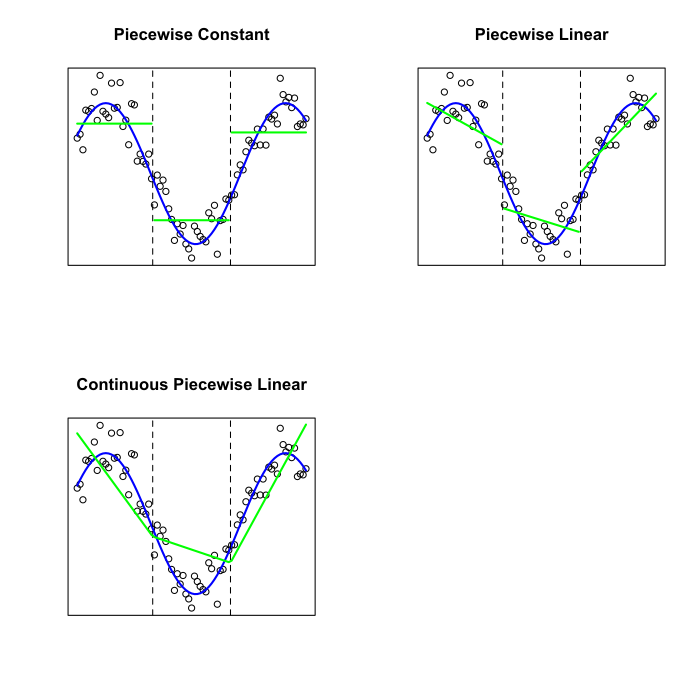

The script that drew this image:
# Generate data
x <- seq(-1, 7, by=0.1)
n <- length(x)
eps <- 0.2*rnorm(n)
y <- cos(x) + eps

quantiles <- quantile(x, probs = c(0.33, 0.67))
index1 <- x < quantiles[1]
x1 <- x[index1]
index2 <- (x >= quantiles[1])&(x < quantiles[2])
x2 <- x[index2]
index3 <- (x > quantiles[2])
x3 <- x[index3]

par(mfrow = c(2,2))
# plot 5.1(a)
mean1 <- mean(y[index1])
mean2 <- mean(y[index2])
mean3 <- mean(y[index3])
plot(x, y, lwd = 1, ann = FALSE, xaxt = 'n', yaxt = 'n')
title(main = "Piecewise Constant")
lines(x, cos(x), col = "blue", type = "l", lwd = 2)
abline(v = quantiles, lty = 2)
lines(x1, rep(mean1, length(x1)), col = "green", type = "l", lwd = 2)
lines(x2, rep(mean2, length(x2)), col = "green", type = "l", lwd = 2)
lines(x3, rep(mean3, length(x3)), col = "green", type = "l", lwd = 2)
# plot 5.1(b)
pl1 <- lm(y[index1]~x1)
coef1 <- pl1$coefficients
X1 <- rbind(1, x1)
Y1 <- t(coef1)%*%X1
pl2 <- lm(y[index2]~x2)
coef2 <- pl2$coefficients
X2 <- rbind(1, x2)
Y2 <- t(coef2)%*%X2
pl3 <- lm(y[index3]~x3)
coef3 <- pl3$coefficients
X3 <- rbind(1, x3)
Y3 <- t(coef3)%*%X3
plot(x, y, lwd = 1, ann = FALSE, xaxt = 'n', yaxt = 'n')
title(main = "Piecewise Linear")
lines(x, cos(x), col = "blue", type = "l", lwd = 2)
abline(v = quantiles, lty = 2)
lines(x1, Y1, col = "green", lwd = 2)
lines(x2, Y2, col = "green", lwd = 2)
lines(x3, Y3, col = "green", lwd = 2)
# plot 5.1(c)
cpl <- lm(y~bs(x, knots = quantiles, degree = 1))
plot(x, y, lwd = 1, ann = FALSE, xaxt = 'n', yaxt = 'n')
title(main = "Continuous Piecewise Linear")
lines(x, cos(x), col = "blue", type = "l", lwd = 2)
abline(v = quantiles, lty = 2)
lines(x, cpl$fitted.values, col = 'green', lwd = 2)
